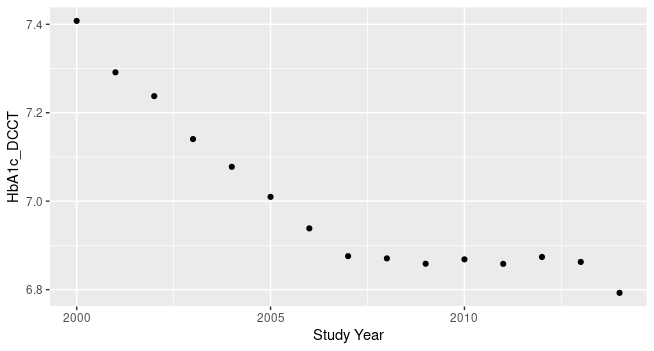

Source code (R):
library(tidyverse)


getwd()
setwd("/home/arubhardwaj/Downloads/GM") # define WD

all_patients <- read_csv("DM Monthly 01 04 2018.csv")



all_patients %>% group_by(study_year) %>% summarise(HbA1c_DCCT=mean(HbA1c_DCCT,na.rm=T)) %>% 
  ggplot(aes(x=study_year, y=HbA1c_DCCT))+
  geom_point()+
  xlab("Study Year")
